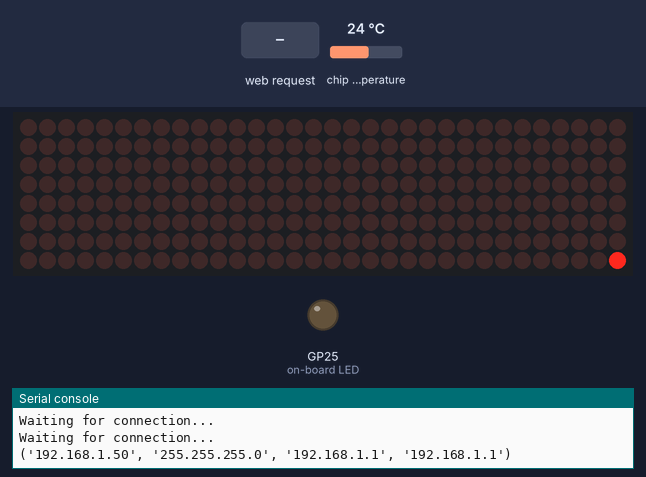
The program below on a simulated Raspberry Pi Pico running MicroPython. Shown: 32×8 LED matrix, output pins drawn as LEDs (lit = HIGH), the last lines printed to the serial console. Inputs (shaded band) come from the test bench; at power-on: chip temperature 24 °C. WiFi joins after 1.5 s; library files of the repository ran but are not shown: max7219.py; pins used as bus, display or sensor lines are not drawn.

Above: at 3.2 s.
3.3 s: HTTP request GET /lighton? received
At 4.7 s:
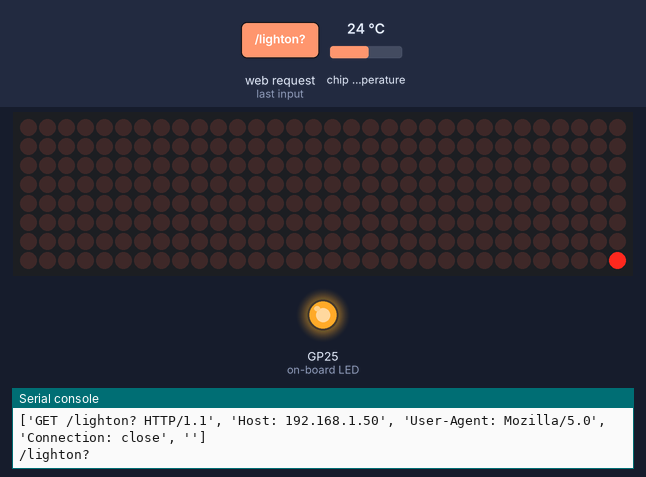
5.0 s: HTTP request GET /lightoff? received
At 6.2 s:
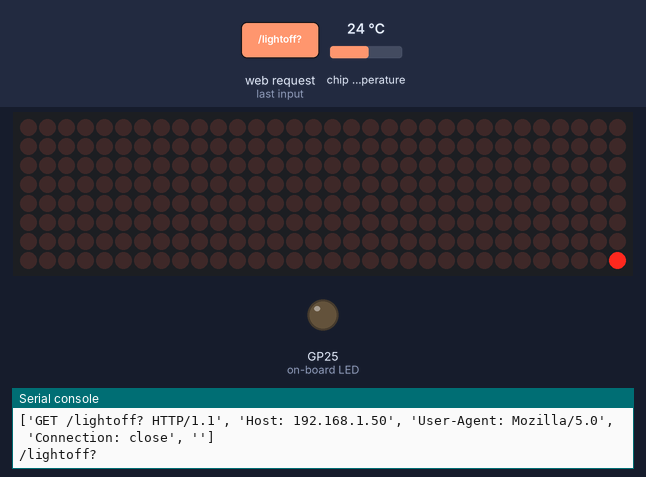
6.7 s: HTTP request GET /lighton received
Timing chart, 0 to 9.7 s (numbered marks = the images above; inputs shaded):
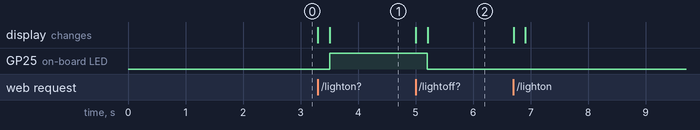

The program:

web-server.py
```python
import network
import socket
from picozero import pico_temp_sensor, pico_led
from machine import Pin, SPI
import max7219
from time import sleep

displaySize=4

ssid = ''
password = ''

spi = SPI(0,sck=Pin(2),mosi=Pin(3))
cs = Pin(5, Pin.OUT)
display = max7219.Matrix8x8(spi, Pin(5), displaySize)

display.brightness(3)
display.show()

def connect():
    # connect to wlan
    wlan = network.WLAN(network.STA_IF)
    wlan.active(True)
    wlan.connect(ssid, password)
    while wlan.isconnected() == False:
        print('Waiting for connection...')
        sleep(1)
    print(wlan.ifconfig())
    ip = wlan.ifconfig()[0]
    return ip

def open_socket(ip):
    address = (ip, 80)
    connection = socket.socket()
    connection.bind(address)
    connection.listen(1)
    return connection

def webpage(temperature, state):
    html = f"""
            <!DOCTYPE html>
            <html>
            <body>
              <form action="./lighton">
                <input type="submit" value="Light on"/>
              </form>
              <form action="./lightoff">
                <input type="submit" value="Light off"/>
              </form>
              <p>LED is {state}</p>
              <p>Temperature is {temperature}</p>

            </body>

            </html>
            """
    return str(html)

def serve(connection):
    state = 'OFF'
    pico_led.off()
    temperature = 0
    while True:
        client = connection.accept()[0]
        request = client.recv(1024)
        pulse()
        request = request.decode('utf-8')
        try:
            requestParts = request.splitlines()

            print(requestParts)
            #print(request.splitlines())
            verb = requestParts[0].split()[0]
            request = requestParts[0].split()[1]
            print(request)
            #print(verb)
        except IndexError:
            pass
        if request == '/lighton?':
            pico_led.on()
            state = 'ON'
        elif request == '/lightoff?':
            pico_led.off()
            state = 'OFF'
        elif 'POST' in verb:
            print('POST')
            body = requestParts[-1]
            print(body)
            updateDisplay(body)

        temperature = pico_temp_sensor.temp
        html = webpage(temperature, state)
        client.send(html)
        display.show()
        client.close()

def pulse():
    display.pixel(31,0,1)
    display.show()
    sleep(0.2)
    display.pixel(31,0,0)
    display.show()
def updateDisplay(data):
    if 'Unmuted' in data:
        showAudio()
    if 'Muted' in data:
        hideAudio()
    if 'On' in data:
        showVideo()
    if 'Off' in data:
        hideVideo()

def showAudio():
    audio(True)

def hideAudio():
    audio(False)

def showVideo():
    video(True)

def hideVideo():
    video(False)

def audio(on):
    col = 0
    if on == True:
        col = 1
    if displaySize == 1:
        display.fill_rect(0,0,3,3,col)
    else:
        display.fill_rect(16,4,3,3,col)
        display.fill_rect(21,4,3,3,col)
        display.line(17,2,17,3,col)
        display.line(18,1,21,1,col)
        display.line(22,2,22,3,col)

def video(on):
    col = 0
    if on == True:
        col = 1

    if displaySize == 1:
        display.line(7,3,7,7,col)
        display.line(6,4,6,6,col)
        display.pixel(5,5,col)
    else:
        display.fill_rect(0,1,5,6,col)
        display.line(7,1,7,6,col)
        display.line(6,2,6,5,col)
        display.pixel(5,3,col)
        display.pixel(5,4,col)

def max7219():
    print("max7219")
    display.pixel(31,7,1)
    display.show()

try:
    max7219()
    ip = connect()
    connection = open_socket(ip)
    serve(connection)
except KeyboardInterrupt:
    machine.reset()
```

Measured:
- after the input at 3.3 s, GP25 (on-board LED): LOW → HIGH after 0.21 s; the display: first changes at once (image 1 shows a later state)
- after the input at 5.0 s, GP25 (on-board LED): HIGH → LOW after 0.21 s; the display: first changes at once (image 2 shows a later state)
